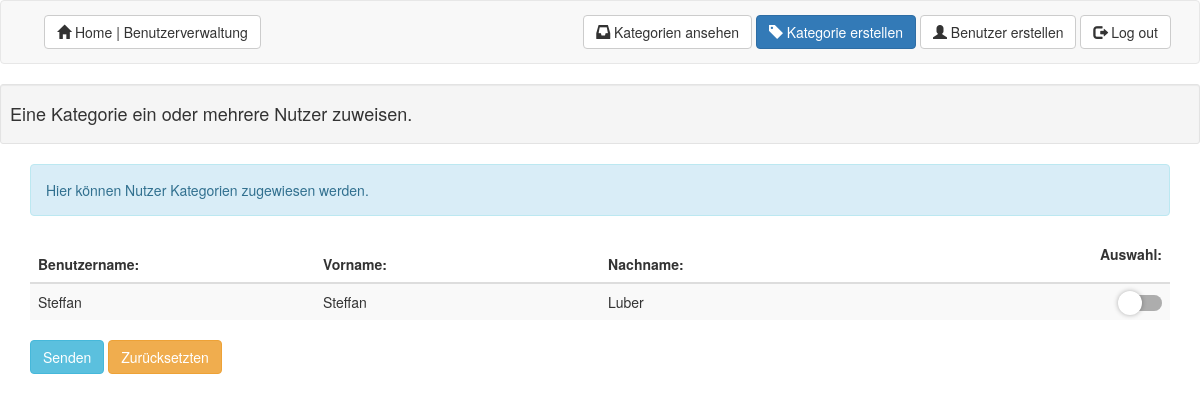
Page /admin/assign_category_user/index.php (signed in) on the committed database.
### tables this page shows
CREATE TABLE `user` (
  `ID` int(11) NOT NULL AUTO_INCREMENT,
  `role` enum('user','admin') NOT NULL,
  `username` varchar(30) NOT NULL,
  `password` varchar(255) NOT NULL,
  `firstname` varchar(100) NOT NULL,
  `lastname` varchar(100) NOT NULL,
  PRIMARY KEY (`ID`)
);

### admin/assign_category_user/index.php (the view, shortened to what this page needs)
<?php
$category_id = "";
require("../../lib/dbconnector.inc.php");
$site_title = "Eine Kategorie ein oder mehrere Nutzer zuweisen. ";
$alert_class_name = "alert alert-info";
$alert_message = "Hier können Nutzer Kategorien zugewiesen werden. <br />";
function existingAssign($user_id, $category_id, $conn)
{
  $stmt = $conn->prepare("SELECT * FROM user_has_categories WHERE user_ID = (?) AND category_category_id = (?)");
  $stmt->bind_param("ii", $user_id, $category_id);
  $stmt->execute();
  $stmt->store_result();
  $countRows = $stmt->num_rows;
  if ($countRows >= 1) {
    return true;
  } else {
    return false;
  }
}
function existUser($conn)
{
  $query = $conn->query("SELECT * FROM user where role = 'user'");
  if (!(($query->num_rows  == 0))) {
    return true;
  } else {
    return false;
  }
}
function ShowButton($conn)
{
  global $category_id;
  if (existUser($conn)) {
    echo "<button type=\"submit\" name=\"category_id\" value=\"$category_id\" class=\"btn btn-info\">Senden</button>
          <button type=\"reset\" name=\"button\" value=\"reset\" class=\"btn btn-warning\">Zurücksetzten</button>";
  }
}
function alreadyAssigned($category_id, $user_id, $conn)
{
  if (existingAssign($user_id, $category_id, $conn)) {
    return "Checked";
  } else {
    return "";
  }
}
function view_checkBox_assign_category_user($conn, $category_id)
{
  $query = $conn->query("SELECT *  FROM user where role = 'user'");
  if (!(($query->num_rows  == 0))) {
    while ($row = $query->fetch_array()) {
      $checked = alreadyAssigned($category_id, $row["ID"], $conn);
      echo "<tr>" .
        "<td>" . $row['username'] . "</td>" .
        "<td>" . $row["firstname"] . "</td>" .
        "<td>" . $row["lastname"] . "</td>" .
        "<td><div class=\"material-switch pull-right\">" .
        "<input id=\"" . $row["ID"] . "\" name=\"SwitchForm[]\"" .
        " value=\"" . $row["ID"] . "\" type=\"checkbox\"" . $checked . "/>" .
        "<label for=\"" . $row["ID"] . "\" class=\"label-success\"></label></div></td>" .
        "</tr>";
    }
  } else {
    echo "<tr><td>Es existieren keine Nutzer zum hinzufügen</td></tr>";
  }
}
?>
<!DOCTYPE html>
<html lang="de">
<head>
  <link rel="stylesheet" href="https://maxcdn.bootstrapcdn.com/bootstrap/3.3.5/css/bootstrap.min.css">
  <link rel="stylesheet" href="https://maxcdn.bootstrapcdn.com/font-awesome/4.4.0/css/font-awesome.min.css">
  <link rel="stylesheet" href="../../CSS/stylesheet.css">
</head>
<body>
  <nav class="navbar navbar-default">
    <div class="container-fluid">
      <div class="nav navbar-nav navbar-left">
        <div class="panel-buttons">
          <form style="display: inline" action="../index.php" method="get">
            <button type="submit" class="btn btn-default"><span class="glyphicon glyphicon-home"></span> Home | Benutzerverwaltung</button>
          </form>
        </div>
      </div>
      <div class="nav navbar-nav navbar-right">
        <div class="panel-buttons">
          <form style="display: inline" action="../view_category" method="get">
            <button type="submit" class="btn btn-default"><span class="glyphicon glyphicon-inbox"></span> Kategorien ansehen</button>
          </form>
          <form style="display: inline" action="../manage_category/" method="get">
            <button type="submit" class="btn btn-primary"><span class="glyphicon glyphicon-tag"> </span> Kategorie erstellen</button>
          </form>
          <form style="display: inline" action="../manage_user" method="get">
            <button type="submit" class="btn btn-default"><span class="glyphicon glyphicon-user"></span> Benutzer erstellen</button>
          </form>
          <form style="display: inline" action="../../logout" method="get">
            <button type="submit" class="btn btn-default "><span class="glyphicon glyphicon-log-out"></span> Log out</button>
          </form>
        </div>
      </div>
    </div>
  </nav>
  <div class="well well-sm">
    <h4><?php echo $site_title; ?></h4>
  </div>
  <div class="container">
    <div class="form-group">
      <div class="<?php echo $alert_class_name; ?>" role="alert"><?php echo $alert_message; ?></div>
    </div>
    <form action="index.php?ID=<?php echo $category_id; ?>" method="post">
      <table class="table table-striped table-hover">
        <thead>
          <tr>
            <th>Benutzername:</th>
            <th>Vorname:</th>
            <th>Nachname:</th>
            <th>
              <p class="text-right">Auswahl:</p>
            </th>
          </tr>
        </thead>
        <tbody>
          <?php view_checkBox_assign_category_user($conn, $category_id); ?>
        </tbody>
      </table>
      <?php ShowButton($conn); ?>
    </form>
  </div>
</body>
</html>

### CSS/stylesheet.css (style rules this page uses)
.panel-buttons { margin-top: 1em; margin-bottom: 1em; margin-right: 2em; margin-left: 2em; }
.table { table-layout:fixed; }

### rows in the picture
user: username "Steffan", firstname "Steffan", lastname "Luber"

### other values in the picture
$site_title "Eine Kategorie ein oder mehrere Nutzer zuweisen."
